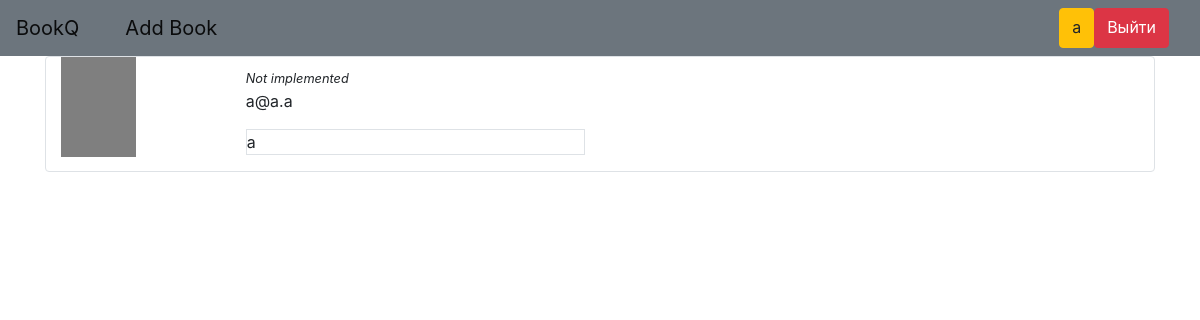
Page /user_page/1 (signed in) on the committed database.
### data/users.py (models this page shows, shortened)
class User(SqlAlchemyBase, UserMixin, SerializerMixin):
    __tablename__ = 'users'
    id = sqlalchemy.Column(sqlalchemy.Integer,
                           primary_key=True, autoincrement=True)
    first_name = sqlalchemy.Column(sqlalchemy.String, nullable=True)
    last_name = sqlalchemy.Column(sqlalchemy.String, nullable=True)
    username = sqlalchemy.Column(sqlalchemy.String, nullable=True, unique=True)
    email = sqlalchemy.Column(sqlalchemy.String, index=True, unique=True, nullable=True)
    about = sqlalchemy.Column(sqlalchemy.String, nullable=True)
    hashed_password = sqlalchemy.Column(sqlalchemy.String, nullable=True)
    author_id = sqlalchemy.Column(sqlalchemy.Integer, sqlalchemy.ForeignKey('authors.id'), nullable=True)
    balance = sqlalchemy.Column(sqlalchemy.Integer, default=0)
    created_date = sqlalchemy.Column(sqlalchemy.DateTime, default=datetime.datetime.now)
    author = orm.relation('Author', foreign_keys=[author_id])
    books_in_cart = orm.relation('Book', secondary='books_in_user_cart', backref='users')

### main.py (the view)
@app.route('/user_page/<int:user_id>')
def user_page(user_id):
    session = db_session.create_session()
    user = session.query(User).get(user_id)
    if user != current_user:
        abort(403)
    return render_template('user_page.html', user=user)

### data/db_session.py (called while the page is built)
def create_session() -> Session:
    global __factory
    return __factory()

### main.py (called while the page is built)
@login_manager.user_loader
def load_user(user_id):
    session = db_session.create_session()
    return session.query(User).get(user_id)

### templates/user_page.html (shortened to what this page needs)
{% extends "base.html" %}
{% block content %}
<div class="container border rounded">
    <div class="row">
        <div class="col-xs-12 col-sm-6 col-md-6">
            <div class="well well-sm">
                <div class="row">
                    <div class="col-sm-6 col-md-4">
                        <img src="/static/img/placeholder.png" alt="" class="img-rounded img-responsive" />
                    </div>
                    <div class="col-sm-6 col-md-8">
                        <small><cite title="San Francisco, USA">Not implemented</cite></small>
                        <p>
                            {{ user.email }}
                            <br />
                            <p class="border">{{ user.about }}</p>
                    </div>
                </div>
            </div>
        </div>
    </div>
</div>
{% endblock %}

### templates/base.html (shortened to what this page needs)
<!doctype html>
<html lang="en">
<head>
    <link rel="stylesheet"
          href="https://stackpath.bootstrapcdn.com/bootstrap/4.4.1/css/bootstrap.min.css"
>
</head>
<body>
<header>
    <nav class="navbar navbar-light bg-secondary">
        <div class="container-fluid" style="padding: 0 !important">
            <div class="row" style="width:100%">
                <a class="navbar-brand col-auto" href="/">BookQ</a>
                {% if current_user.is_authenticated %}
                    <a class="navbar-brand col-auto" href="/book">Add Book</a>
                    <div class="col"></div>
                    <a class="btn btn-warning col-auto" href="/user_page/{{ current_user.id }}">{{ current_user.username }}</a>
                    <a class="btn btn-danger col-auto" href="/logout">Выйти</a>
                {% else %}
                    <div class="col"></div>
                    <a class="btn btn-success col-auto" href="/login">Войти</a>
                    <a class="btn btn-primary col-auto" href="/register">Зарегистрироваться</a>
                {% endif %}
            </div>
        </div>
    </nav>
</header>
<main role="main" class="container">
    {% block content %}{% endblock %}
</main>
</body>
</html>

### rows in the picture
User: username "a", email "a@a.a", about "a"
